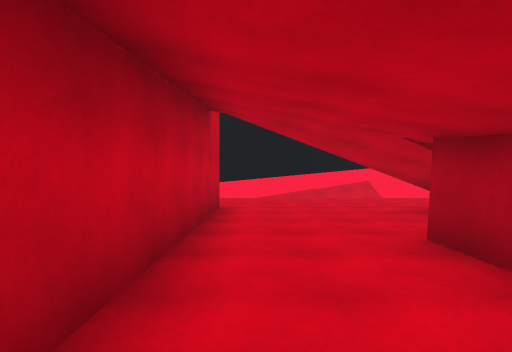
view 1 (above)

24 first-person views from a walk through a 3-D level made in the Unity game engine. The camera is 1.4 m above the floor, looks level and sees 80° across. The floor is counted in squares, 2 m on a side. Each view is taken from the middle of a square. On the plan, view 1 faces up. The plan holds only what a view shows up to about 10 squares ahead; the rest is blank. The place goes on beyond the plan.

view 2
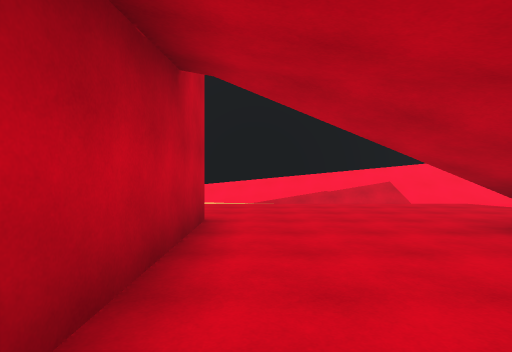

view 3
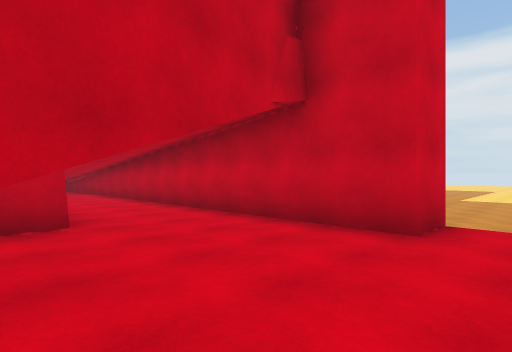

view 4
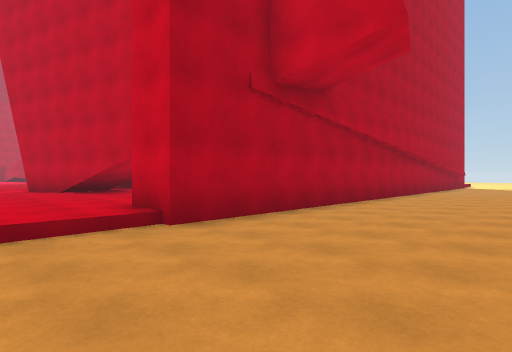

view 5
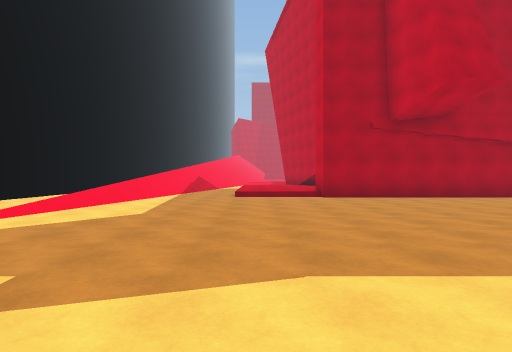

view 6
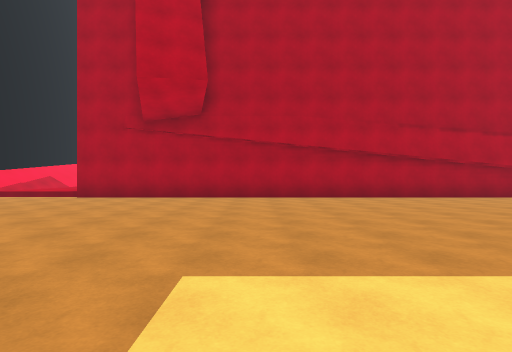

view 7
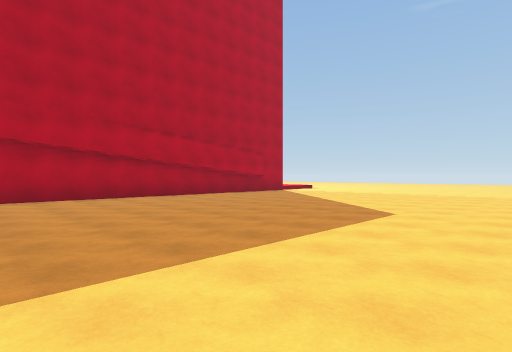

view 8
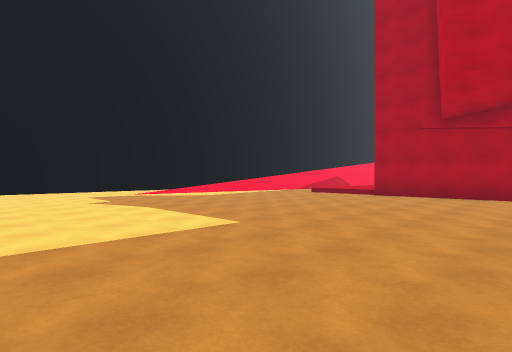

view 9
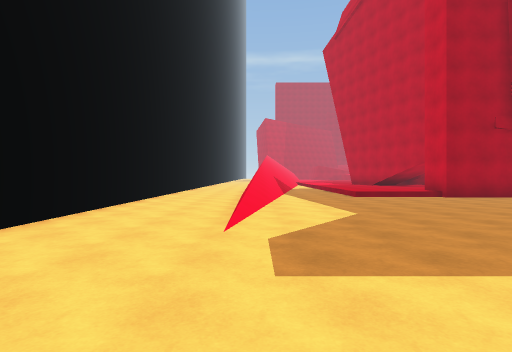

view 10
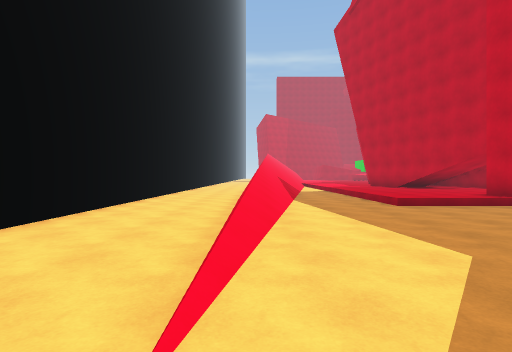

view 11
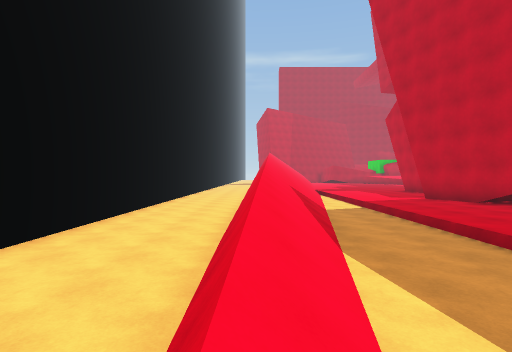

view 12
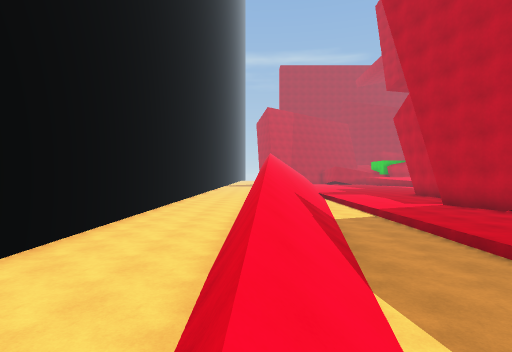

view 13
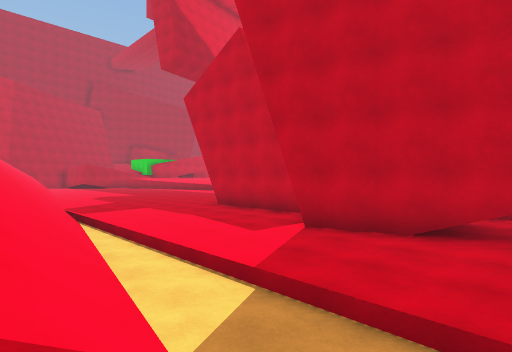

view 14
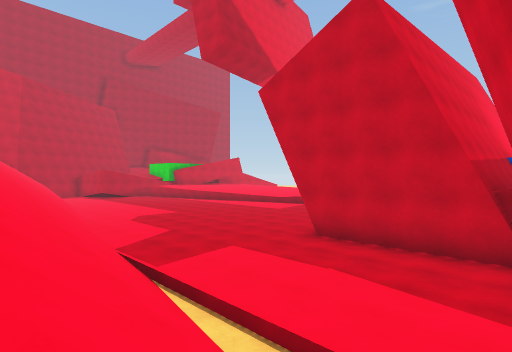

view 15
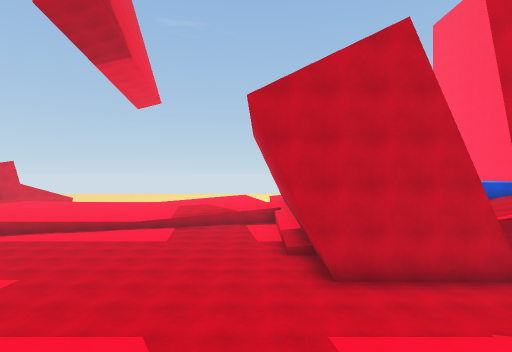

view 16
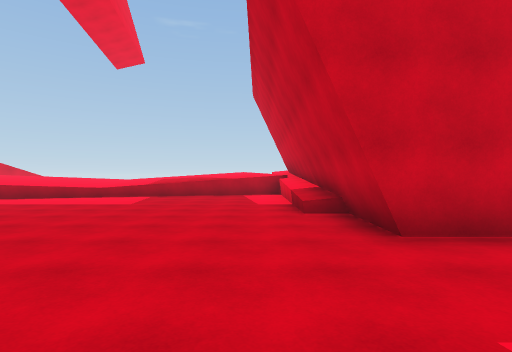

view 17
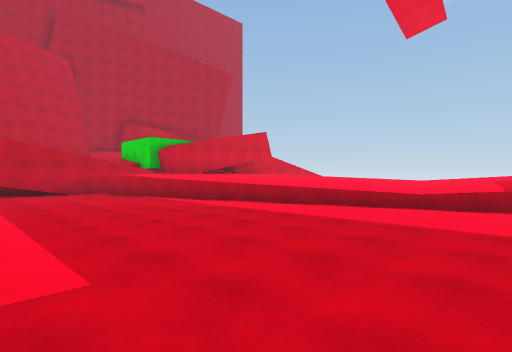

view 18
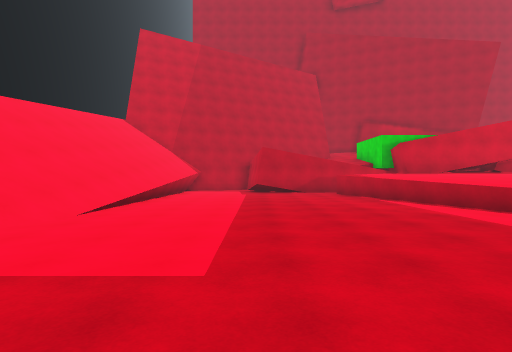

view 19
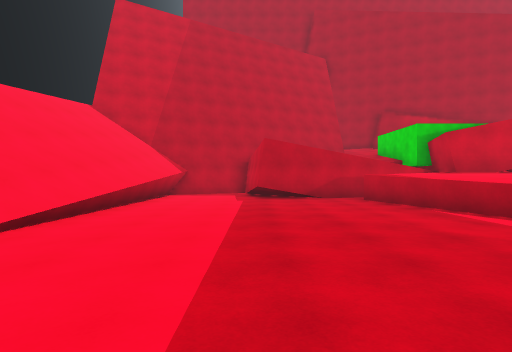

view 20
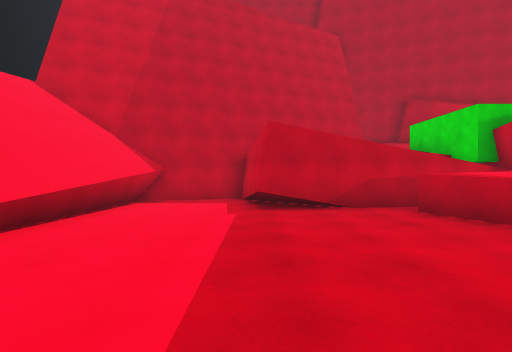

view 21
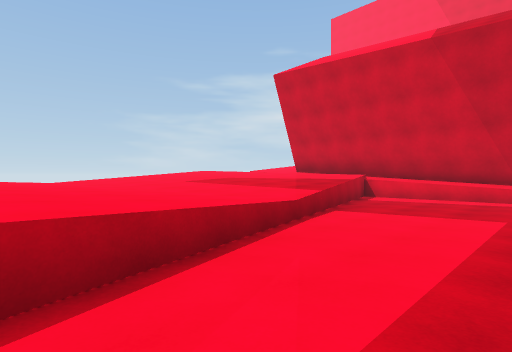

view 22
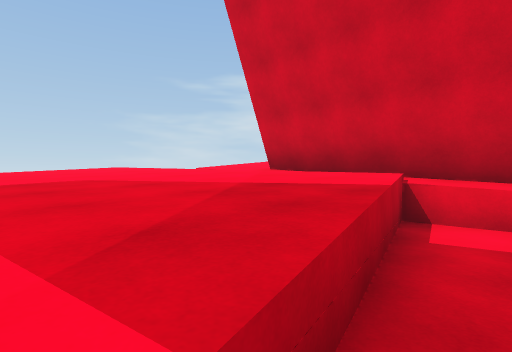

view 23
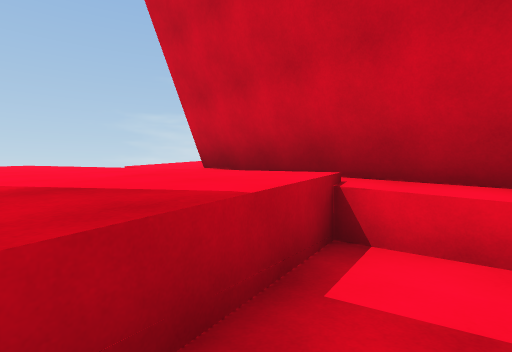

view 24
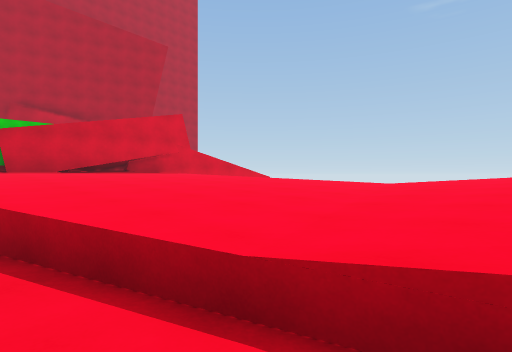

### Floor plan
Key: @ floor where view 1 was taken; # wall or solid block; . main floor; : floor 0.5 m higher than the main floor; + floor 3 m higher than the main floor; * floor 3.25 m higher than the main floor; % floor 4.5 m higher than the main floor; & floor 4.75 m higher than the main floor; / step, stairs or slope; = window, fence, low wall or low ledge; ^ raised ledge; v drop or lower ground.
Columns run from 13 left of view 1 to 32 right of it. Each row starts with its distance up from view 1.
 17       ###############
 16     .................
 15    ..................
 14  ....................
 13  ......////=========
 12  ...........///////////////
 11  ................////////////////         //#
 10  ......................////////// ///////../#
  9  ........../::::::::::::::::::// ///////////#
  8  ........../::::::::::::::::::::::://=vv#///##
  7 .........../:::::::##:::::::::::::::::::::::##
  6 ...........##:::####  :::::::::::::::::::::::#
  5 ...........##:::##  v####:::::::::::::::::####
  4 ...........##::::  *+#  #:::::::::::::::::#
  3 ...........##::&     #  #/::::::::::::::::#
  2 ...........##::%     #  ##:::::::::::::::##
  1  ..........##::      #  ^^::::::::::::^^^^#
  0  ..........##@:      #  ^^::::::::^^^^^^^^#
 -1  ..........##:/      #  ^^:::::^^^^^^^^^^^##
 -2  ..........##:          ^^:^^^^^^^^^^^^^^^
 -3  ..........#            ^^^^^^^^^^^^^^^^^^
 -4  ..........#            #^^^^^^^^^^^^^^^^
 -5  ..........#            # ^^^^^^^^^^^^^^
 -6   .........#            # ^^^^^^^^^^^^^
 -7   .......  #            ^^^^^^^^^^^^^:

Positions as (right, up) in squares from view 1, and headings:
1: (0, 0), facing up
2: (0, 2), facing up
3: (3, 8), facing down-left
4: (-6, 9), facing down-right
5: (-12, 9), facing right
6: (-12, 1), facing right
7: (-12, 0), facing down-right
8: (-13, 2), facing up-right
9: (-12, 13), facing right
10: (-9, 13), facing right
11: (-4, 13), facing right
12: (-3, 13), facing right
13: (3, 12), facing down-right
14: (7, 12), facing down-right
15: (13, 12), facing down
16: (13, 9), facing down
17: (16, 6), facing down-right
18: (16, 5), facing right
19: (19, 5), facing right
20: (22, 5), facing right
21: (22, 2), facing down-left
22: (17, -1), facing down-left
23: (15, -1), facing down-left
24: (17, 0), facing down-right
